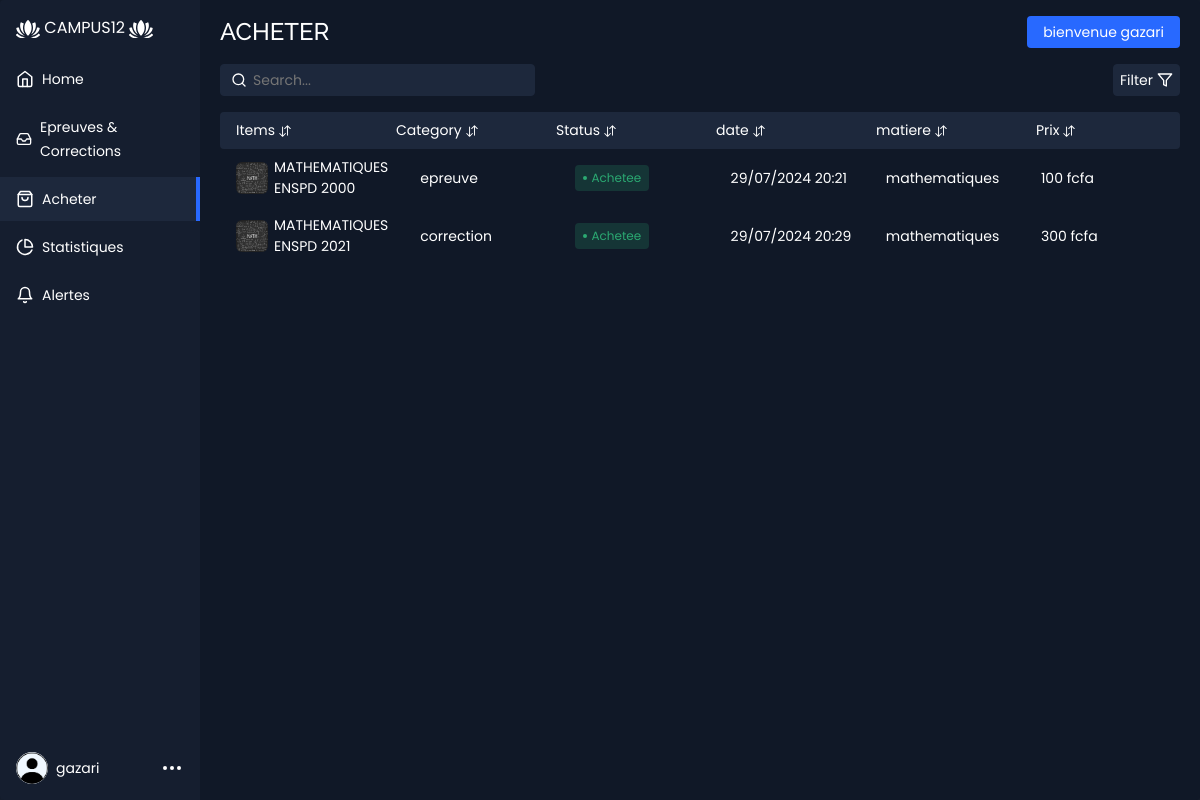
Screenshot of /dashboard/achat (signed in) with the database file from the repository.
### blog/models.py (models this page shows, shortened)
class Acheter (models.Model):
    acheteur = models.ForeignKey(User,on_delete=models.CASCADE, null=True)
    epreuve = models.ForeignKey(Epreuve, on_delete=models.CASCADE,null=True)
    date_consultation = models.DateTimeField(auto_now_add=True, null=True)

class Epreuve (models.Model):
    nom = models.CharField(max_length=500)
    niveau =models.ForeignKey(Niveau, on_delete=models.CASCADE, null=True)
    ecole =models.ForeignKey(Logo_Ecole, on_delete=models.CASCADE, null=True)
    image=models.ForeignKey(Image_matieres, on_delete=models.CASCADE)
    pdf = models.FileField(upload_to='pdfs_epreuve/')
    date_consultation = models.DateTimeField(auto_now_add=True)
    upload_at=models.DateTimeField(auto_now=True)
    utilisateur = models.ForeignKey(User, on_delete=models.CASCADE)
    photo_epreuve = models.ImageField(upload_to='photo_epreuve', null=True)

class Image_matieres(models.Model):
    nom = models.CharField(max_length=500)
    image=models.ImageField(upload_to='image_matiere/')

class AcheterCorrect (models.Model):
    acheteur = models.ForeignKey(User,on_delete=models.CASCADE, null=True)
    correction = models.ForeignKey(Correction, on_delete=models.CASCADE,null=True)
    date_consultation = models.DateTimeField(auto_now_add=True, null=True)

class Correction (models.Model):
    nom = models.CharField (max_length=100)
    pdf = models.FileField(upload_to='pdfs_epreuve/')
    image_apercu = models.ImageField(upload_to='apercu_image_correction', null=True)
    epreuve = models.ForeignKey(Epreuve, on_delete=models.CASCADE)
    date_consultation = models.DateTimeField(auto_now_add=True)
    upload_at=models.DateTimeField(auto_now=True)
    utilisateur = models.ForeignKey(User, on_delete=models.CASCADE)

### blog/views.py (the view)
# urls.py: path('dashboard/achat',dashboard_achat, name='dashboard_achat'),
@login_required
def dashboard_achat(request):
    utilisateur = request.user
    achat_recents = Acheter.objects.filter(acheteur=utilisateur)
    achat_recents_correct = AcheterCorrect.objects.filter(acheteur=utilisateur)
    context = {
        'achat_recents_correct':achat_recents_correct,
        'achat_recents': achat_recents
    }
    return render(request, 'dashboard_achat.html', context)

### blog/templates/dashboard_achat.html (shortened to what this page needs)
{%load static%}
<!DOCTYPE html>
<html lang="fr" >
<head>
  <link href="{% static 'vendor/animate.css/animate.min.css'%}" rel="stylesheet">
  <link href="{% static 'vendor/bootstrap/css/bootstrap.min.css'%}" rel="stylesheet">
  <link href="{% static 'vendor/bootstrap-icons/bootstrap-icons.css'%}" rel="stylesheet">
  <link href="{% static 'vendor/boxicons/css/boxicons.min.css'%}" rel="stylesheet">
  <link href="{% static 'vendor/glightbox/css/glightbox.min.css'%}" rel="stylesheet">
  <link href="{% static 'vendor/swiper/swiper-bundle.min.css'%}" rel="stylesheet">
  <link href="{% static 'css/style.css' %}" rel="stylesheet">
  <link rel="stylesheet" href="https://cdnjs.cloudflare.com/ajax/libs/normalize/5.0.0/normalize.min.css">
  <link rel="stylesheet" href="{% static 'css/style_dashboard.css' %}">
</head>
<body>
<div class="app-container">
  <div class="sidebar">
    <div class="sidebar-header">
      <a href="{% url 'accueil'%}">
      <div class="app-icon">
        CAMPUS12
      </div>
    </a>
    </div>
    <ul class="sidebar-list">
      <li class="sidebar-list-item">
        <a href="{% url 'dashboard' %}">
          <svg xmlns="http://www.w3.org/2000/svg" width="18" height="18" viewBox="0 0 24 24" fill="none" stroke="currentColor" stroke-width="2" stroke-linecap="round" stroke-linejoin="round" class="feather feather-home"><path d="M3 9l9-7 9 7v11a2 2 0 0 1-2 2H5a2 2 0 0 1-2-2z"/><polyline points="9 22 9 12 15 12 15 22"/></svg>
          <span>Home</span>
        </a>
      </li>
      <li class="sidebar-list-item">
        <a href="{% url 'dashboard' %}" id="btCours">
          <span>Epreuves & Corrections</span>
        </a>
      </li>
      <li class="sidebar-list-item active">
        <a href="{% url 'dashboard_achat' %}" id="btEpreuve" class="achat">
          <span>Acheter</span>
        </a>
      </li>
      <li class="sidebar-list-item">
        <a href="#" id="btCorrection">
          <svg xmlns="http://www.w3.org/2000/svg" width="18" height="18" viewBox="0 0 24 24" fill="none" stroke="currentColor" stroke-width="2" stroke-linecap="round" stroke-linejoin="round" class="feather feather-pie-chart"><path d="M21.21 15.89A10 10 0 1 1 8 2.83"/><path d="M22 12A10 10 0 0 0 12 2v10z"/></svg>
          <span>Statistiques</span>
        </a>
      </li>
      <li class="sidebar-list-item">
        <a href="#">
          <svg xmlns="http://www.w3.org/2000/svg" width="18" height="18" viewBox="0 0 24 24" fill="none" stroke="currentColor" stroke-width="2" stroke-linecap="round" stroke-linejoin="round" class="feather feather-bell"><path d="M18 8A6 6 0 0 0 6 8c0 7-3 9-3 9h18s-3-2-3-9"/><path d="M13.73 21a2 2 0 0 1-3.46 0"/></svg>
          <span>Alertes</span>
        </a>
      </li>
    </ul>
    <div class="account-info">
      <div class="account-info-picture">
        <img src="{%static 'images/compte2.png'%}" alt="Account" style="background-color: aliceblue;">
      </div>
      <div class="account-info-name">{{ request.user.username }}</div>
      <button class="account-info-more">
        <svg xmlns="http://www.w3.org/2000/svg" width="24" height="24" viewBox="0 0 24 24" fill="none" stroke="currentColor" stroke-width="2" stroke-linecap="round" stroke-linejoin="round" class="feather feather-more-horizontal"><circle cx="12" cy="12" r="1"/><circle cx="19" cy="12" r="1"/><circle cx="5" cy="12" r="1"/></svg>
      </button>
    </div>
  </div>
  <div class="app-content">
    <div class="app-content-header">
      <h1 class="app-content-headerText">ACHETER</h1>
      <button class="app-content-headerButton">bienvenue {{ request.user.username }}</button>
    </div>
    <div class="app-content-actions">
      <form class="form-inline my-2 my-lg-0" action="{% url 'recherche_dashboard'%}">
        <input class="search-bar" placeholder="Search..." type="text" name='article' >
      </form>
      <div class="app-content-actions-wrapper">
        <div class="filter-button-wrapper">
          <button class="action-button filter jsFilter"><span>Filter</span><svg xmlns="http://www.w3.org/2000/svg" width="16" height="16" viewBox="0 0 24 24" fill="none" stroke="currentColor" stroke-width="2" stroke-linecap="round" stroke-linejoin="round" class="feather feather-filter"><polygon points="22 3 2 3 10 12.46 10 19 14 21 14 12.46 22 3"/></svg></button>
        </div>
      </div>
    </div>
    <div class="products-area-wrapper tableView">
      <div class="products-header">
        <div class="product-cell image">
          Items
          <button class="sort-button">
          </button>
        </div>
        <div class="product-cell category">Category<button class="sort-button">
          </button></div>
        <div class="product-cell status-cell">Status<button class="sort-button">
          </button></div>
        <div class="product-cell sales">date<button class="sort-button">
          </button></div>
        <div class="product-cell stock">matiere<button class="sort-button">
          </button></div>
        <div class="product-cell price">Prix<button class="sort-button">
          </button></div>
      </div>
      <div id="epreuves">
        {% for epreuve in achat_recents%}
        <a href="{{ epreuve.epreuve.pdf.url}}" target="_blank" rel="noopener noreferrer">
        <div class="products-row">
            <div class="product-cell image">
              <img src="{{epreuve.epreuve.image.image.url}}" alt="product">
              <span>{{ epreuve.epreuve.nom }}</span>
            </div>
          <div class="product-cell category"><span class="cell-label">Category:</span>epreuve</div>
          <div class="product-cell status-cell">
            <span class="status active">Achetee</span>
          </div>
          <div class="product-cell sales"><span class="cell-label">date:</span>{{ epreuve.date_consultation|date:"d/m/Y H:i" }}</div>
          <div class="product-cell stock"><span class="cell-label">matiere:</span>{{epreuve.epreuve.image.nom}}</div>
          <div class="product-cell price"><span class="cell-label">Price:</span>100 fcfa</div>
        </div>
        </a>
        {% endfor %}
      </div>
      <div id="epreuves">
        {% for correction in achat_recents_correct %}
        <a href="{{ correction.correction.pdf.url}}" target="_blank" rel="noopener noreferrer"class="rien">
        <div class="products-row">
            <div class="product-cell image">
              <img src="{{correction.correction.epreuve.image.image.url}}" alt="product">
              <span>{{ correction.correction.nom }}</span>
            </div>
          <div class="product-cell category"><span class="cell-label">Category:</span>correction</div>
          <div class="product-cell status-cell">
            <span class="status active">Achetee</span>
          </div>
          <div class="product-cell sales"><span class="cell-label">date:</span>{{ correction.date_consultation|date:"d/m/Y H:i" }}</div>
          <div class="product-cell stock"><span class="cell-label">matiere:</span>{{correction.correction.epreuve.image.nom}}</div>
          <div class="product-cell price"><span class="cell-label">Price:</span>300 fcfa</div>
        </div>
        </a>
        {% endfor %}
      </div>
  </div>
</div>
</body>
</html>

### blog/static/css/style.css (style rules this page uses)
body { font-family: "Open Sans", sans-serif; color: #444444; }
a { text-decoration: none; color: #5cb874; }
h1, h2, h3, h4, h5, h6 { font-family: "Raleway", sans-serif; }

### rows the page displays
Acheter: epreuve.image.image (picture), epreuve.nom "MATHEMATIQUES ENSPD 2000", date_consultation "29/07/2024 20:21", epreuve.image.nom "mathematiques"
AcheterCorrect: correction.epreuve.image.image (picture), correction.nom "MATHEMATIQUES ENSPD 2021", date_consultation "29/07/2024 20:29", correction.epreuve.image.nom "mathematiques"

### other values shown
{{ request.user.username }} "gazari"
